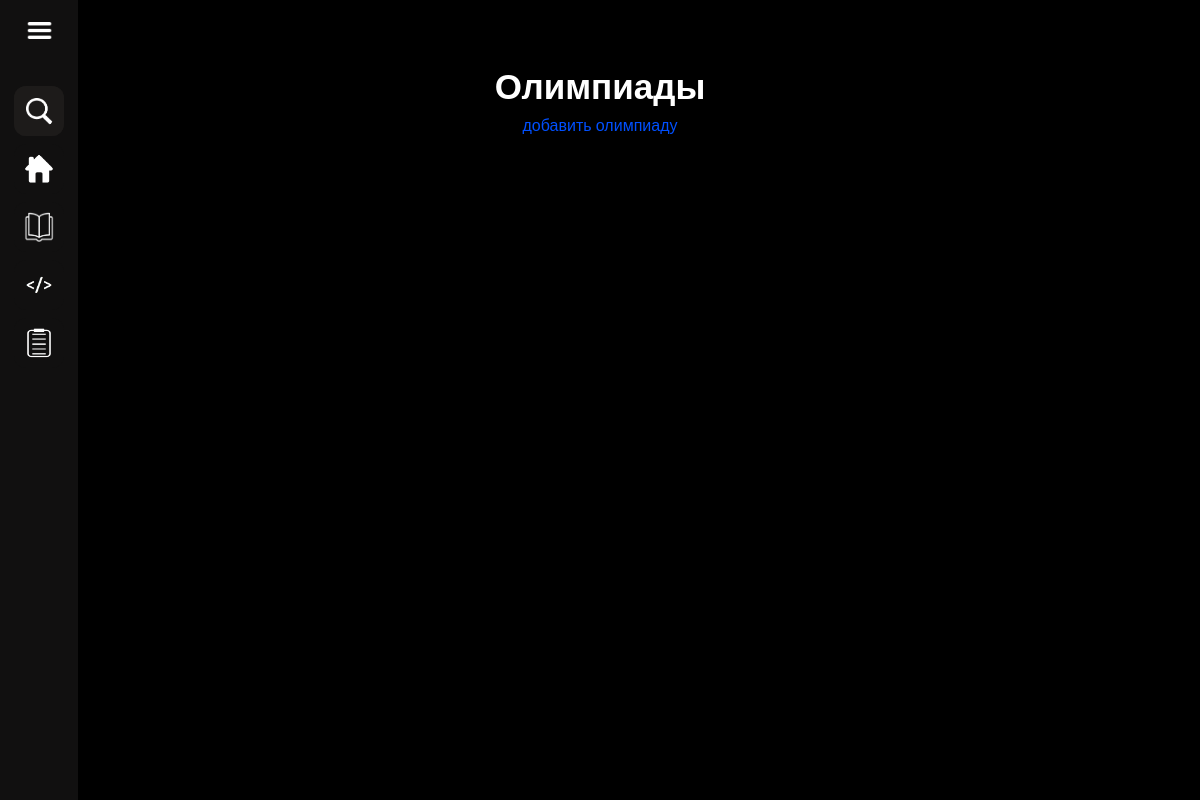
Page /it/ (signed in) on the earlier database version.
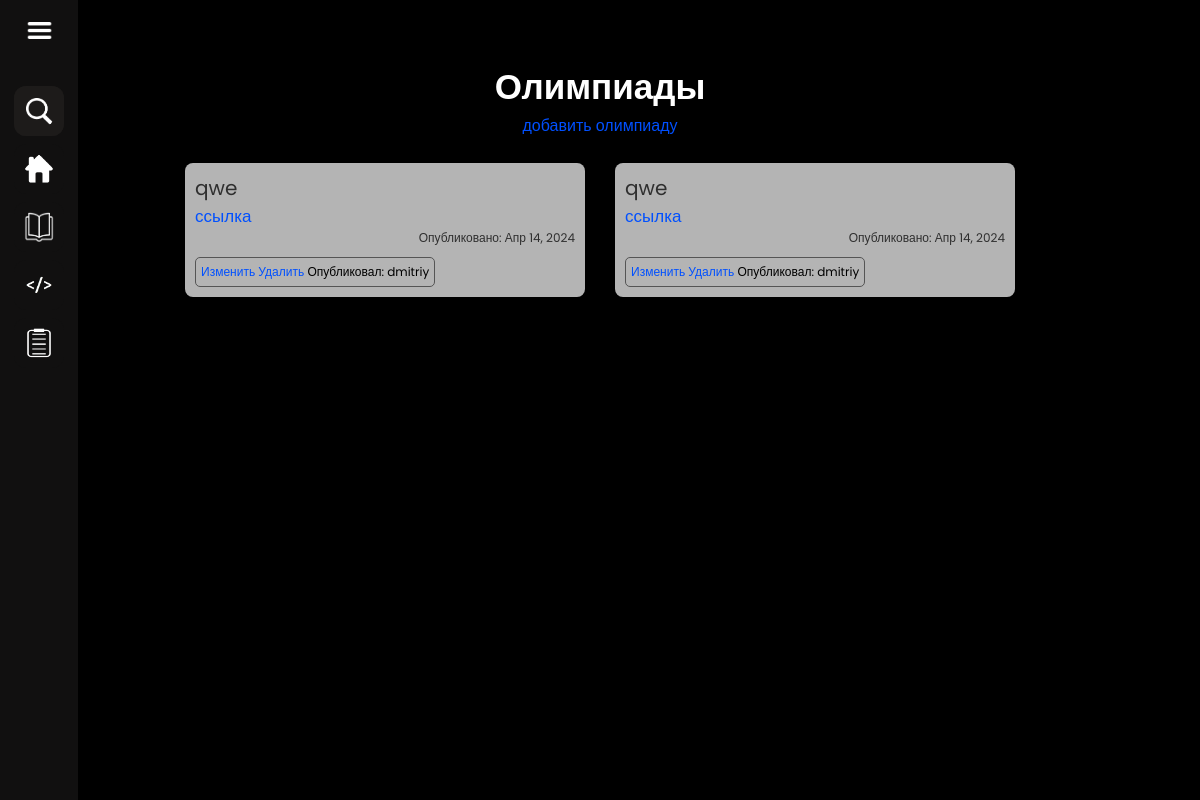
Same page on the later database version.
### blog/models.py (models this page shows, shortened)
class Post(models.Model):
    title = models.CharField(max_length=120)
    content = models.TextField()
    index = models.CharField(max_length=1)
    published_at = models.DateTimeField(default=timezone.now)
    author = models.ForeignKey(User, on_delete=models.CASCADE)
    class Meta:
        ordering = ['-published_at']

### blog/views.py (the view)
# urls.py: path('it/', views.it, name='it'),
def it(request):
    posts = Post.objects.filter(index='i')
    context = {
        'posts': posts,
        'group': request.user.groups.all()
    }
    return render(request, 'blog/it.html', context)

### blog/templates/blog/it.html (shortened to what this page needs)
{% extends 'base.html' %}
{%load static %}
{% block sbar %}
      <div class="logo-details">
        <i class='bx bx-menu' id="btn"><img src="{% static 'imajes/3lines.png' %}" style="width: 27px; height: 27px;"/></i>
      </div>
      <ul class="nav-list">
        <li>
          <i class='bx bx-search' style="width: 27px; padding-left: 1px; padding-top: 2px;"><img src="{% static 'imajes/loupe.png' %}" style="width: 27px; height: 27px;"/></i>
        </li>
        <li>
          <a href="{% url 'posts' %}">
            <i class='bx bx-user'><img src="{% static 'imajes/home.png' %}" /></i>
          </a>
        </li>
        <li>
          <a href="{% url 'course-list' %}?s=i">
            <i class='bx bx-user'><img src="{% static 'imajes/book.png' %}" style="filter:invert(180);" /></i>
          </a>
        </li>
        <li>
          <a href="{% url 'compiler' %}">
            <i class='bx bx-user'><img src="{% static 'imajes/itimg1.png' %}" style="filter:invert(180);" /></i>
          </a>
        </li>
        <li>
          <a href="{% url 'it-task' %}">
            <i class='bx bx-user'><img src="{% static 'imajes/taskimg.png' %}" style="filter:invert(180);" /></i>
          </a>
        </li>
      </ul>
{% endblock sbar %}
{% block content %}
    <section class="home">
        <div class="backgroundimgi"></div>
        <div class="wrapper">
            <h2 style="color: #fff; font-size: 35px;">Олимпиады</h2>
            {% if request.user.is_authenticated and group %}
                <a href="{% url 'post-create' %}">добавить олимпиаду</a>
            {% endif %}
            <ul id="task-list" class="task-list">
            {% for post in posts %}
                <li class="block">
                  <div class="inf-block">
                    <p>{{ post.title }}</p>
                    <a href="{{ post.content }}">ссылка</a>
                  </div>
                  <small>Опубликовано: {{ post.published_at | date:"M d, Y" }}</small>
                  {% if request.user.is_authenticated and group %}
                  <div class="admin-block">
                    <a href="{% url 'post-edit' post.id %}">Изменить</a>
                    <a href="{% url 'post-delete' post.id %}">Удалить</a>
                    Опубликовал: {{ post.author }}
                  </div>
                  {% endif %}
                </li>
            {% endfor %}
          </ul>
        </div>
    </section>
{% endblock content %}

Differences in the rows shown:
added Post: title "qwe", published_at "Апр 14, 2024", author "dmitriy"
added Post: title "qwe", published_at "Апр 14, 2024", author "dmitriy"
